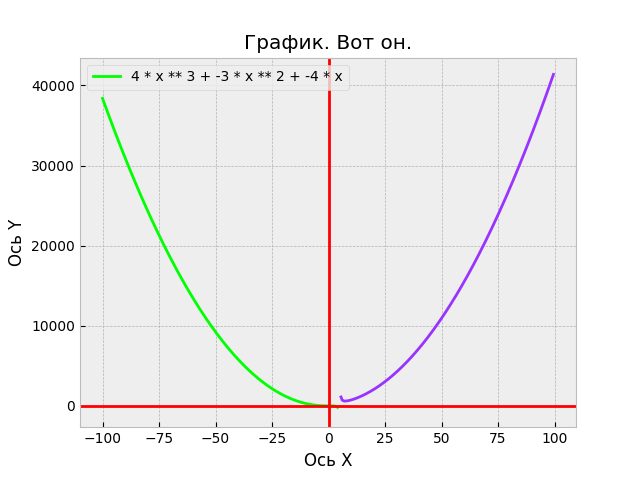

This chart was generated by the following Python code:
import matplotlib.pyplot as plt
import numpy as np
def my_func(x, a, b, c, d):

    return (a * x ** 3 + b * x ** 2 + c * x) / (x + d)
styles = plt.style.available
plt.style.use(styles[2])

a = 4; b = -3; c = -4; d = -5
legend = '{} * x ** 3 + {} * x ** 2 + {} * x'.format(a, b, c)

left = -100; right = 4.5; step = 0.5
data_x = np.arange(left, right, step)
data_y = [my_func(x, a, b, c, d) for x in data_x]
plt.plot(data_x, data_y, linewidth = 2, color='#00ff00')


left = 4.5; right = 5.5; step = 0.5
data_x = np.arange(left, right, step)
data_y = [my_func(x, a, b, c, d) for x in data_x]
plt.plot(data_x, data_y, linewidth = 2, color='#e6e600')

left = 5.5; right = 100; step = 0.5
data_x = np.arange(left, right, step)
data_y = [my_func(x, a, b, c, d) for x in data_x]
plt.plot(data_x, data_y, linewidth = 2, color='#9933ff')

data_x = []; data_y = []
pos_x = 0
while pos_x <= right:
    try:
        pos_y = my_func(pos_x, a, b, c, d)
        data_x.append(pos_x)
        data_y.append(pos_y)
    except:
        pass
    pos_x += step

plt.title('График. Вот он.')
plt.xlabel('Ось X')
plt.ylabel('Ось Y')
plt.legend([legend])
plt.grid(True)
plt.axhline(linewidth = 2, color = '#ff0000')
plt.axvline(linewidth = 2, color = '#ff0000')
plt.show()
